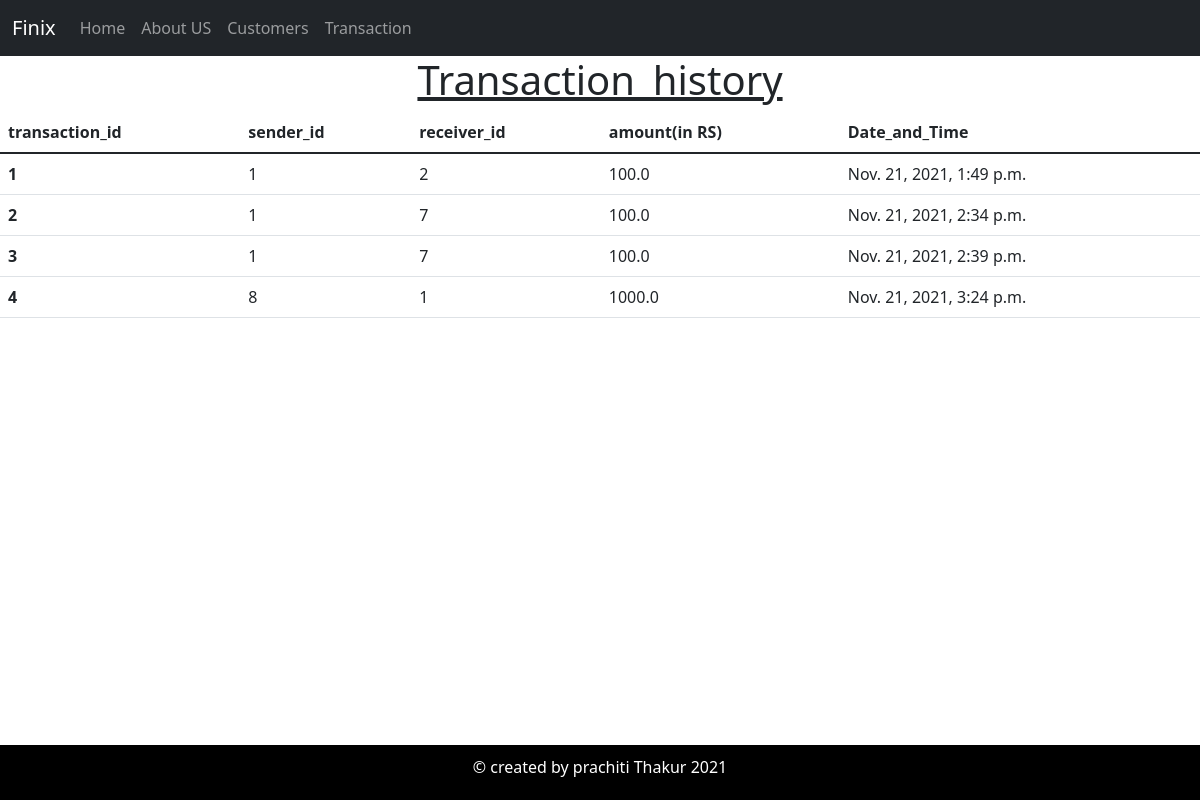
/transaction_history, run on an earlier commit of the app's database.
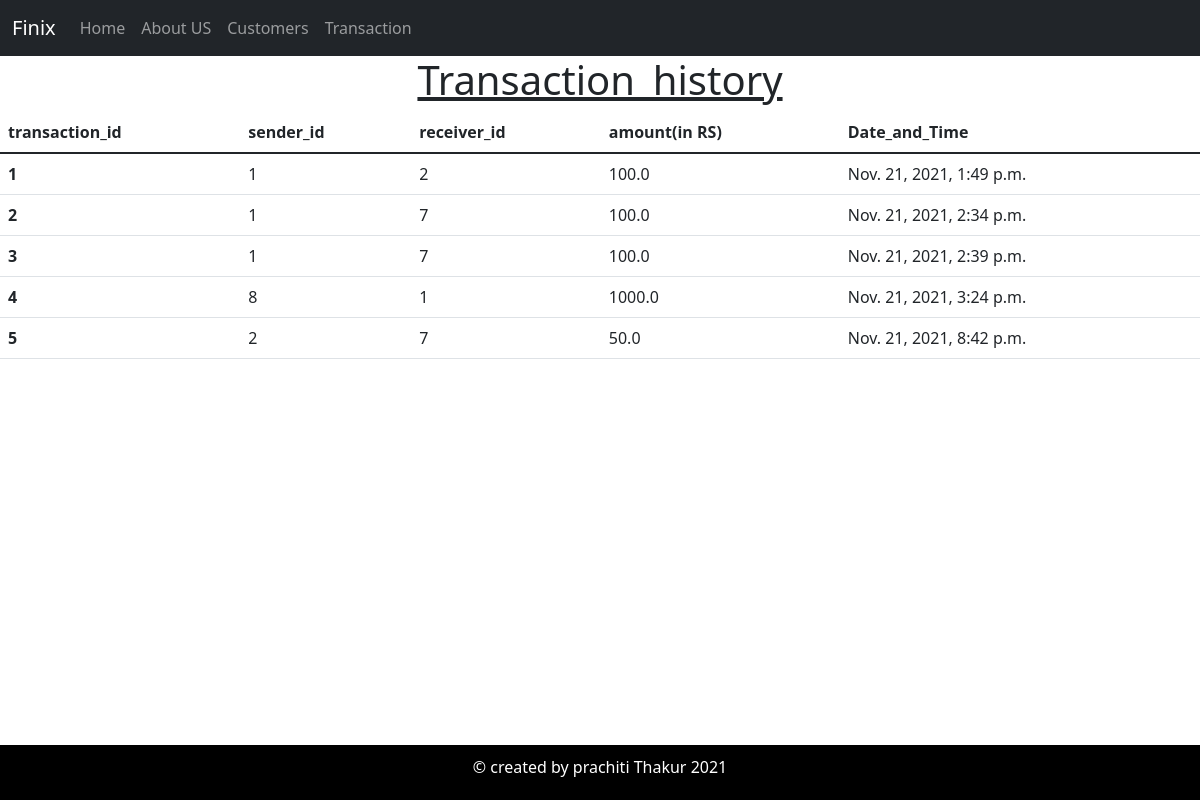
And on a later commit of the database.
### BankApp/models.py (models this page shows)
class Transaction_history(models.Model):
    sender=models.IntegerField()
    receiver=models.IntegerField()
    amount=models.FloatField(default=0)
    dnt=models.DateTimeField(editable=False)
    class meta:
        db_table="Transaction_history"

### BankApp/views.py (the view)
# urls.py: path('transaction_history',views.transaction_history),
def transaction_history(request):
    trans=Transaction_history.objects.all()
    return render(request,"transaction_history.html",{"trans":trans})

### BankApp/templates/transaction_history.html (shortened to what this page needs)
{%extends "master.html"%}
{%block content%}
<center>
    <div class="container">
      <h1 style="text-decoration: underline;">Transaction_history</h1>
    </div>
</center>
<table class="table">
    <thead>
      <tr>
        <th scope="col">transaction_id</th>
        <th scope="col">sender_id</th>
        <th scope="col">receiver_id</th>
        <th scope="col">amount(in RS)</th>
        <th scope="col">Date_and_Time</th>
      </tr>
    </thead>
    <tbody>
       {%for  t in trans%}
      <tr>
        <th scope="row">{{t.id}}</th>
        <td>{{t.sender}}</td>
        <td>{{t.receiver}}</td>
        <td>{{t.amount}}</td>
        <td>{{t.dnt}}</td>
      </tr>
      {%endfor%}
    </tbody>
  </table>
{%endblock%}

### BankApp/templates/master.html (shortened to what this page needs)
<!DOCTYPE html>
<html lang="en">
<head>
    <link href="https://cdn.jsdelivr.net/npm/bootstrap@5.1.2/dist/css/bootstrap.min.css" rel="stylesheet">
</head>
<body>
      <nav class="navbar navbar-expand-lg  navbar-dark bg-dark">
        <div class="container-fluid">
          <a class="navbar-brand" href="#">Finix</a>
          <div class="collapse navbar-collapse" id="navbarSupportedContent">
            <ul class="navbar-nav me-auto mb-2 mb-lg-0">
              <li class="nav-item">
                <a class="nav-link" aria-current="page" href="/">Home</a>
              </li>
              <li class="nav-item">
                <a class="nav-link" href="/aboutUs">About US</a>
              </li>
              <li class="nav-item">
                <a class="nav-link" href="/customer">Customers</a>
              </li>
              <li class="nav-item">
                <a class="nav-link" href="/transaction_one">Transaction</a>
              </li>
            </ul>
          </div>
        </div>
      </nav>
      {%block content%}{%endblock%}
  <footer>
    <div class="footer">
      <p>&#169 created by prachiti Thakur 2021 </p>
    </div>
  </footer>
</body>
</html>

### BankApp/templates/master.html (style rules this page uses)
.footer { position:fixed; left: 0; bottom: 0; width: 100%; margin-top:100vh; background-color:black; color: white; text-align: center; padding-top: 10px; padding-bottom:5px; }
body { margin-bottom:75px; }

What changed in the data, as far as the page shows it:
added Transaction_history: id "5", sender "2", receiver "7", amount "50.0", dnt "Nov. 21, 2021, 8:42 p.m."
